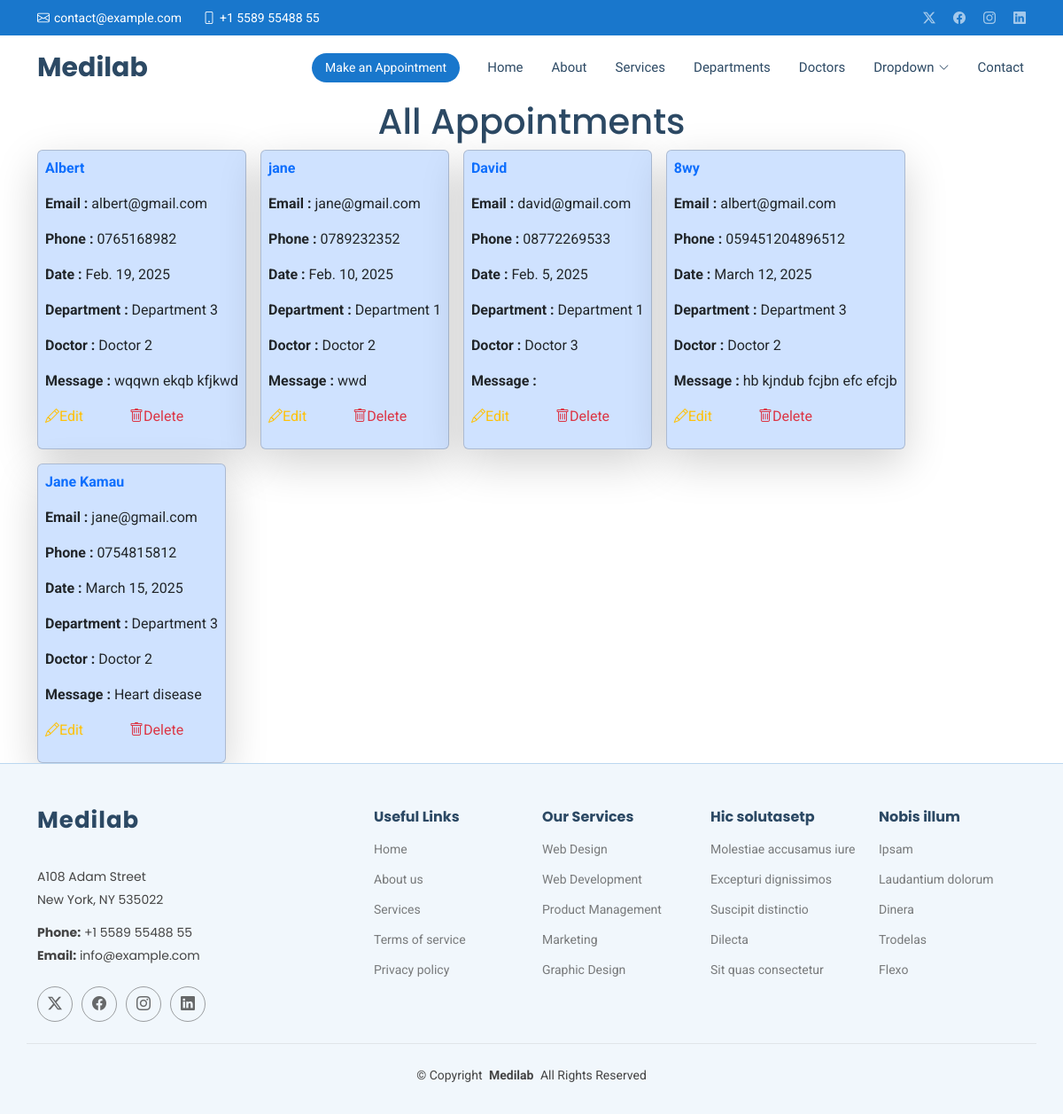
Before: /show/ with the older database file.
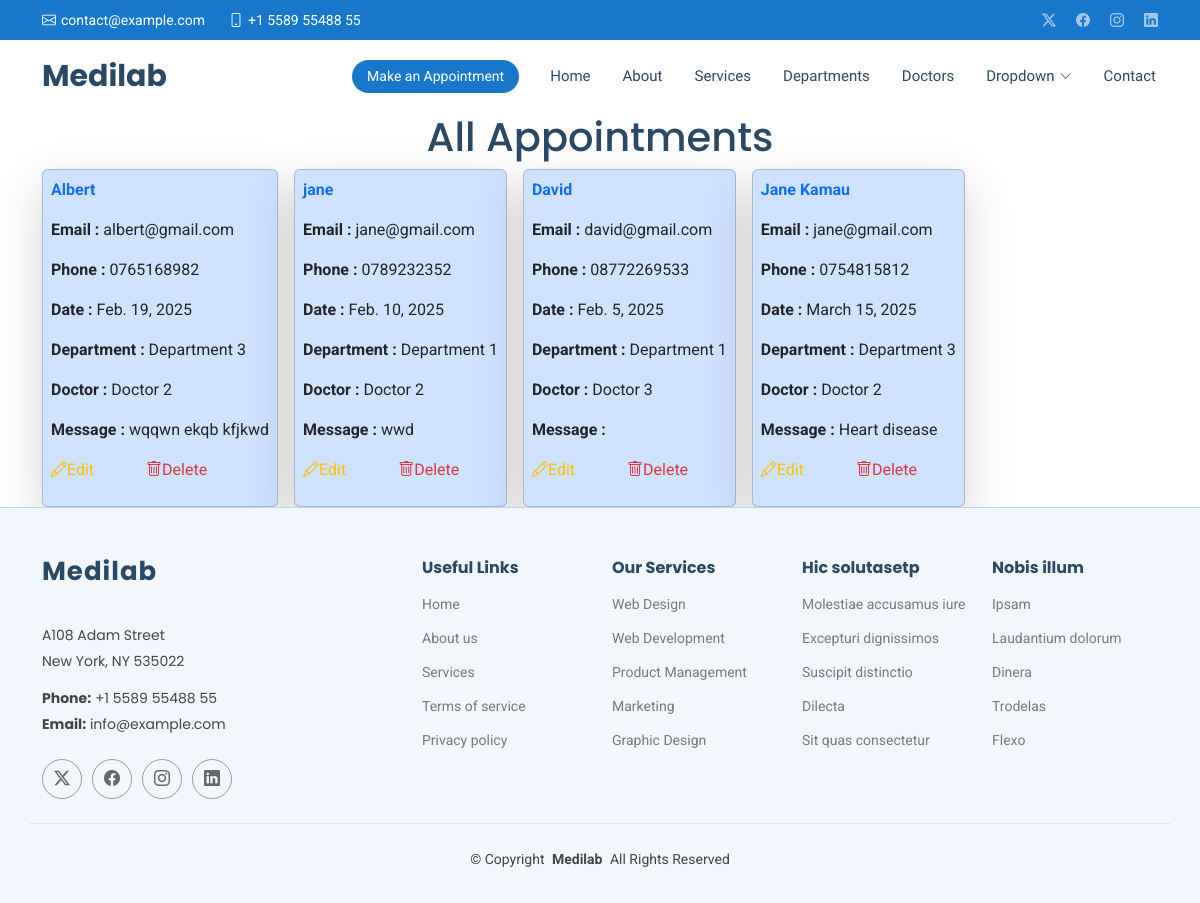
After: the same page with the newer database file.
### medapp/models.py (models this page shows, shortened)
class Appointment(models.Model):
    name = models.CharField(max_length=50)
    email = models.EmailField()
    phone = models.CharField(max_length=15)
    date = models.DateField()
    department = models.CharField(max_length=50)
    doctor = models.CharField(max_length=50)
    message = models.TextField()

### medapp/views.py (the view)
# urls.py: path('show/', views.show, name='show'),
def show (request):
    all = Appointment.objects.all()
    return render(request,'show.html',{'all':all})

### Templates/show.html (shortened to what this page needs)
{% extends 'starter-page.html' %}
{% load static %}
{% block content %}
    <h1 class="text-center">All Appointments</h1>
    <div class="container">
       <div class="d-flex gap-3 flex-wrap ">
            {% for x in all %}
            <div class="card w-30 shadow-lg p-2 bg-primary-subtle">
            <p class="text-primary fw-bold">{{ x.name }}</p>
            <p><strong>Email :</strong> {{ x.email }}</p>
            <p><strong>Phone :</strong> {{ x.phone }}</p>
            <p><strong>Date :</strong> {{ x.date }}</p>
            <p><strong>Department :</strong> {{ x.department }}</p>
            <p><strong>Doctor :</strong> {{ x.doctor }}</p>
            <p><strong>Message :</strong> {{ x.message }}</p>
            <p>
                <a href="{% url 'edit' x.id %}"class="me-5 text-warning">
                    <i  class="bi bi-pencil"></i>Edit
                </a>
                <a href="/delete/{{ x.id }}" class="text-danger">
                    <i class="bi bi-trash"></i>Delete
                </a>
            </p>
        </div>
    {% endfor %}
       </div>
   </div>
{% endblock %}

Changed rows visible on the page:
removed Appointment: name "8wy", email "albert@gmail.com", phone "059451204896512", date "March 12, 2025", department "Department 3", doctor "Doctor 2", message "hb kjndub fcjbn efc efcjb"
